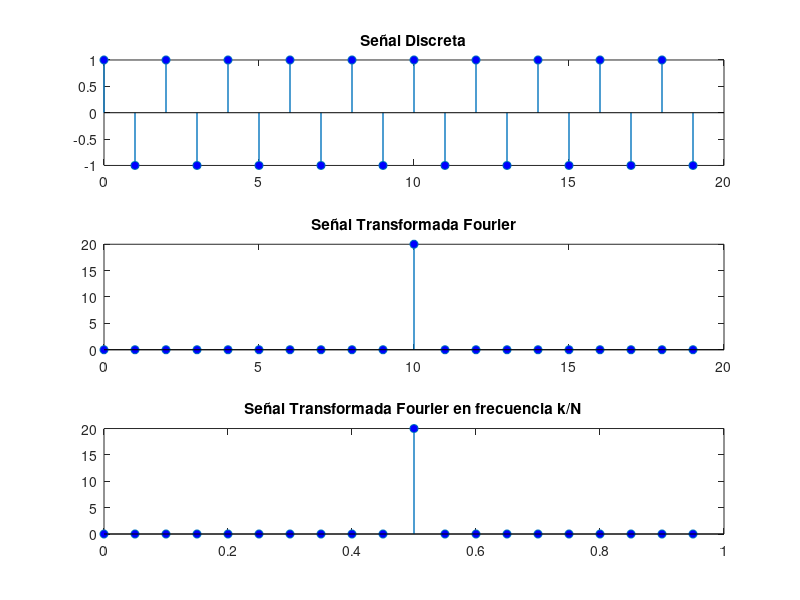

Write the MATLAB code that produced this figure.
%Preparamos el entorno
clear all
close all
clc

N=20;
n=0:N-1; %matriz de elementos
f=0.5;
fase=0;  % Debe estar en radianes  grados * pi / 180 o la funcion deg2rad(90)

%Generamos la señal
x=cos(2*pi*f*n+fase);

%Representamos
subplot(311);
stem(n,x,'linewidth',1,'markerfacecolor','b');
title ("Señal Discreta");

%Calculamos al transformada de fourier
Xk=fft(x);

%Calculamos el modulo
k=n;
modXk=abs(Xk);
subplot(312);
stem(k,modXk,'linewidth',1,'markerfacecolor','b');
title ("Señal Transformada Fourier");

subplot(313);
stem(k/N,modXk,'linewidth',1,'markerfacecolor','b');
title ("Señal Transformada Fourier en frecuencia k/N");
